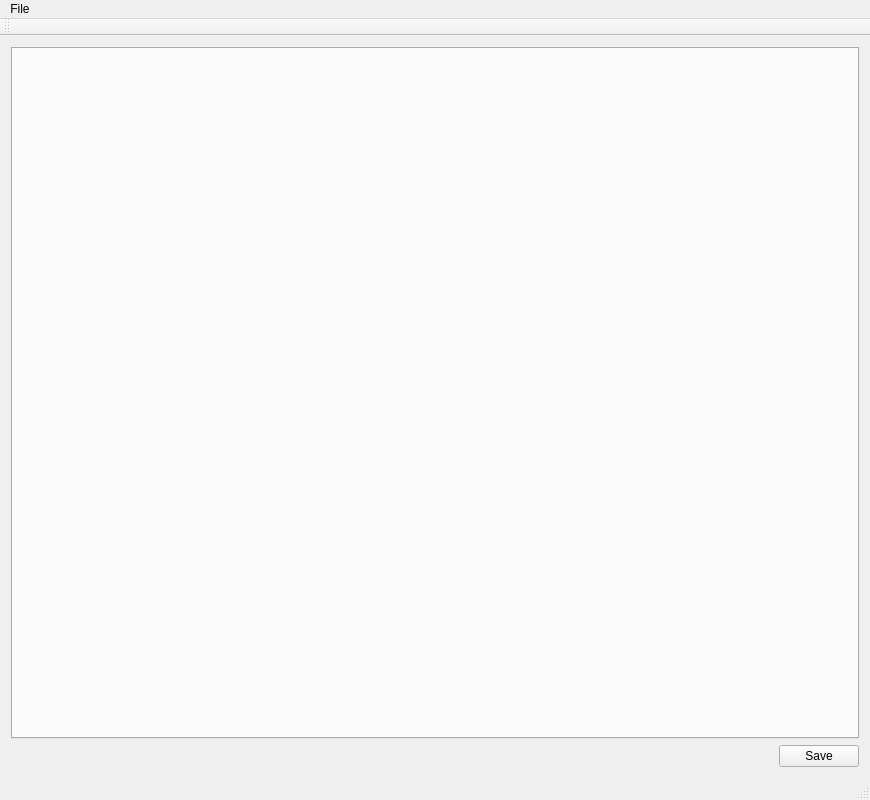
<?xml version="1.0" encoding="UTF-8"?>
<ui version="4.0">
 <class>MainWindow</class>
 <widget class="QMainWindow" name="MainWindow">
  <property name="geometry">
   <rect>
    <x>0</x>
    <y>0</y>
    <width>870</width>
    <height>800</height>
   </rect>
  </property>
  <property name="windowTitle">
   <string>MainWindow</string>
  </property>
  <widget class="QWidget" name="centralWidget">
   <layout class="QVBoxLayout" name="verticalLayout">
    <item>
     <widget class="QTabWidget" name="tabWidget">
      <property name="enabled">
       <bool>true</bool>
      </property>
      <property name="currentIndex">
       <number>-1</number>
      </property>
     </widget>
    </item>
    <item>
     <layout class="QHBoxLayout" name="horizontalLayout">
      <item>
       <spacer name="horizontalSpacer">
        <property name="orientation">
         <enum>Qt::Horizontal</enum>
        </property>
        <property name="sizeHint" stdset="0">
         <size>
          <width>40</width>
          <height>20</height>
         </size>
        </property>
       </spacer>
      </item>
      <item>
       <widget class="QPushButton" name="pushButton">
        <property name="text">
         <string>Save</string>
        </property>
       </widget>
      </item>
     </layout>
    </item>
   </layout>
  </widget>
  <widget class="QMenuBar" name="menuBar">
   <property name="geometry">
    <rect>
     <x>0</x>
     <y>0</y>
     <width>870</width>
     <height>22</height>
    </rect>
   </property>
   <widget class="QMenu" name="menuFile">
    <property name="title">
     <string>File</string>
    </property>
    <addaction name="actionNew"/>
    <addaction name="actionOpen"/>
    <addaction name="actionSave"/>
    <addaction name="actionAbout"/>
   </widget>
   <addaction name="menuFile"/>
  </widget>
  <widget class="QToolBar" name="mainToolBar">
   <attribute name="toolBarArea">
    <enum>TopToolBarArea</enum>
   </attribute>
   <attribute name="toolBarBreak">
    <bool>false</bool>
   </attribute>
  </widget>
  <widget class="QStatusBar" name="statusBar"/>
  <action name="actionNew">
   <property name="text">
    <string>New</string>
   </property>
   <property name="shortcut">
    <string>Ctrl+N</string>
   </property>
  </action>
  <action name="actionOpen">
   <property name="text">
    <string>Open</string>
   </property>
   <property name="shortcut">
    <string>Ctrl+O</string>
   </property>
  </action>
  <action name="actionSave">
   <property name="text">
    <string>Save</string>
   </property>
   <property name="shortcut">
    <string>Ctrl+S</string>
   </property>
  </action>
  <action name="actionAbout">
   <property name="text">
    <string>About</string>
   </property>
  </action>
 </widget>
 <layoutdefault spacing="6" margin="11"/>
 <resources/>
 <connections/>
</ui>
